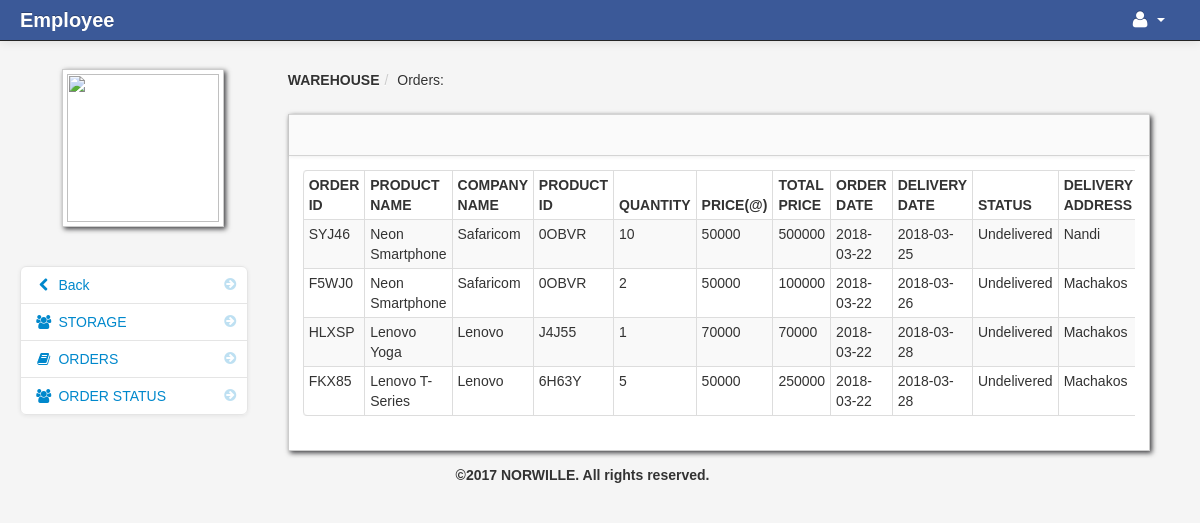
/employee/Empl_Orders.php (signed in), run on the app's committed database.
### tables this page shows
CREATE TABLE IF NOT EXISTS `products` (
  `product_id` varchar(5) NOT NULL,
  `product_name` varchar(255) NOT NULL,
  `qty` int(255) NOT NULL,
  `price` double NOT NULL,
  `company_name` varchar(255) NOT NULL,
  `user_id` int(11) NOT NULL,
  `added_On` date NOT NULL,
  `qty_sold` int(255) NOT NULL,
  PRIMARY KEY (`product_id`)
);

CREATE TABLE IF NOT EXISTS `orders` (
  `order_id` varchar(5) NOT NULL,
  `user_id` int(11) NOT NULL,
  `product_id` varchar(5) NOT NULL,
  `qty` int(11) NOT NULL,
  `added_On` date NOT NULL,
  `delivery_date` date NOT NULL,
  `status` varchar(15) NOT NULL DEFAULT 'Undelivered',
  PRIMARY KEY (`order_id`)
);

CREATE TABLE IF NOT EXISTS `customers` (
  `user_id` int(11) NOT NULL AUTO_INCREMENT,
  `firstname` varchar(100) NOT NULL,
  `lastname` varchar(100) NOT NULL,
  `username` varchar(100) NOT NULL,
  `password` varchar(100) NOT NULL,
  `address` varchar(100) NOT NULL,
  `phone` varchar(100) NOT NULL,
  `image` varchar(255) NOT NULL,
  PRIMARY KEY (`user_id`)
);

### employee/Empl_Orders.php (the view, shortened to what this page needs)
<?php
 include('header_dashboard.php');
 include('admin/dbcon.php'); ?>
    <body>
        <?php include('navbar.php'); ?>
        <div class="container-fluid">
            <div class="row-fluid">
                <?php include('sidebar.php'); ?>
                <div class="span9" id="content">
                     <div class="row-fluid">
                         <ul class="breadcrumb">
                                <li><a href="#"><b>WAREHOUSE</b></a><span class="divider">/</span></li>
                                <li><a href="#">Orders: </a></li>
                        </ul>
                        <div id="block_bg" class="block">
                            <div class="navbar navbar-inner block-header">
                            </div>
                            <div class="block-content collapse in">
                                <div class="span12">
<table class="table table-hover table-striped table-condensed table-bordered">
    <thead class="" >
                <th>Order Id</th>
                <th> Product Name</th>
                <th>Company Name</th>
                <th>Product Id</th>
                <th>Quantity</th>
                <th>Price(@)</th>
                <th>Total Price</th>
                <th>Order Date</th>
                <th>Delivery Date</th>
                <th>Status</th>
                <th>Delivery Address</th>
        </thead>
    <tbody>
  <?php
$query = mysql_query("SELECT order_id,product_name,orders.product_id,products.company_name,products.price,orders.qty,orders.added_On,delivery_date,status,customers.address FROM products,customers,orders WHERE customers.user_id=orders.user_id AND products.product_id = orders.product_id ORDER BY delivery_date")or die(mysql_error());
 while($row = mysql_fetch_array($query)){
    echo '<tr>';
       echo '<td>'.$row['order_id'].'</td>';
        echo '<td>'.$row['product_name'].'</td>';
         echo '<td>'.$row['company_name'].'</td>';
        echo '<td>'.$row['product_id'].'</td>';
        echo '<td>'.$row['qty'].'</td>';
        echo '<td>'.$row['price'].'</td>';
        echo '<td>'.$row['qty']*$row['price'].'</td>';
        echo '<td>'.$row['added_On'].'</td>';
        echo '<td>'.$row['delivery_date'].'</td>';
        echo '<td>'.$row['status'].'</td>';
        echo '<td>'.$row['address'].'</td>';
    echo '</tr>';
}
?>
</tbody>
</table>
                            </div>
                        </div>
                    </div>
                </div>
            </div>
        </div>
        <?php include('footer.php'); ?>
        <?php include('script.php'); ?>
    </body>
</html>

### employee/admin/assets/styles.css (style rules this page uses)
body { padding-top: 60px; padding-bottom: 40px; background-color: #f5f5f5; }
#content { margin-left:0px; }
.breadcrumb { margin: 0 0 0px; padding: 10px 0px; background-color: transparent; }
.block { background: url("../images/pixel-60fff.png") repeat scroll 0 0 rgba(0, 0, 0, 0) !important; border: 1px solid #ccc; background: white; margin: 1em 0em; border-top: none; -webkit-box-shadow: 2px 2px 5px rgba(0, 0, 6, 0.75); -moz-box-shadow: 2px 2px 5px rgba(0, 0, 6, 0.75); box-shadow: 2px 2px 5px rgba(0, 0, 6, 0.75); }
.block-content { margin: 1em; min-height: .25em; }
.block-header { margin-bottom: 0px; border-right: none; border-left: none; -webkit-border-radius: 0px; -moz-border-radius: 0px; border-radius: 0px; }

### data on the page
products: orders.order_id "SYJ46", product_name "Neon Smartphone", company_name "Safaricom", orders.product_id "0OBVR", orders.qty "10", price "50000", $row['qty']*$row['price'] "500000", orders.added_On "2018-03-22", orders.delivery_date "2018-03-25", orders.status "Undelivered", customers.address "Nandi", orders.order_id "F5WJ0", orders.qty "2", $row['qty']*$row['price'] "100000", orders.delivery_date "2018-03-26", customers.address "Machakos"
products: orders.order_id "HLXSP", product_name "Lenovo Yoga", company_name "Lenovo", orders.product_id "J4J55", orders.qty "1", price "70000", $row['qty']*$row['price'] "70000", orders.added_On "2018-03-22", orders.delivery_date "2018-03-28", orders.status "Undelivered", customers.address "Machakos"
products: orders.order_id "FKX85", product_name "Lenovo T-Series", company_name "Lenovo", orders.product_id "6H63Y", orders.qty "5", price "50000", $row['qty']*$row['price'] "250000", orders.added_On "2018-03-22", orders.delivery_date "2018-03-28", orders.status "Undelivered", customers.address "Machakos"
